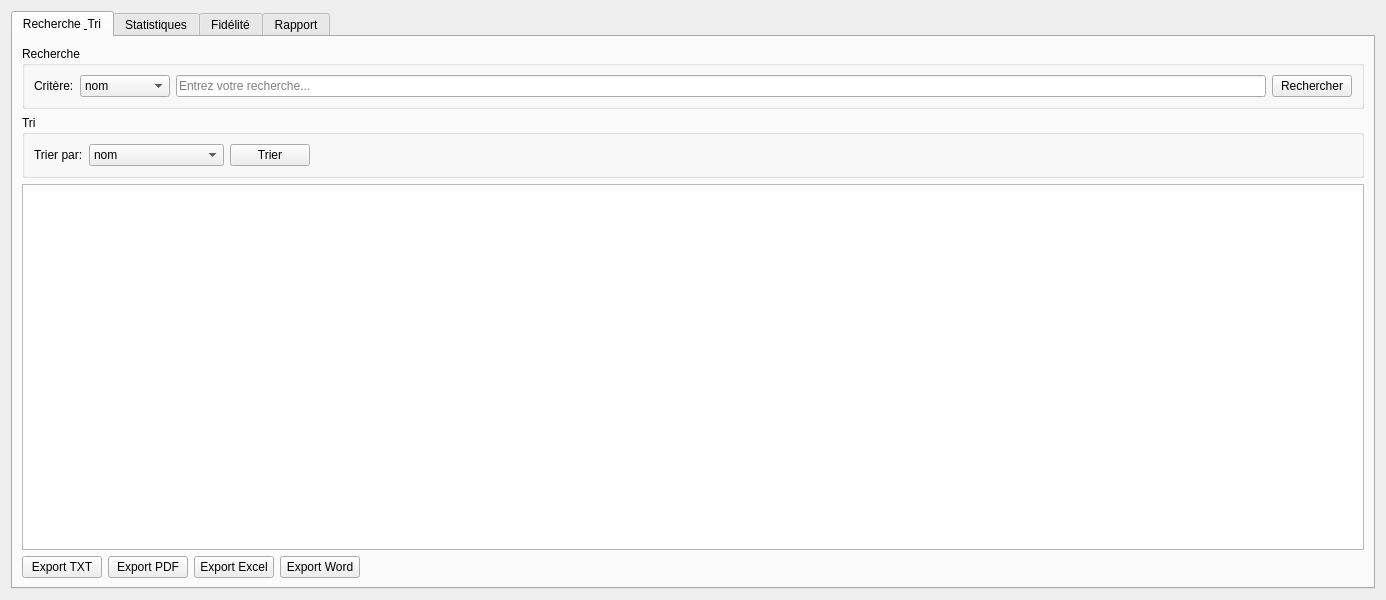
<?xml version="1.0" encoding="UTF-8"?>
<ui version="4.0">
 <class>MetiersWidget</class>
 <widget class="QWidget" name="MetiersWidget">
  <property name="geometry">
   <rect>
    <x>0</x>
    <y>0</y>
    <width>1200</width>
    <height>600</height>
   </rect>
  </property>
  <property name="windowTitle">
   <string>Métiers</string>
  </property>
  <layout class="QVBoxLayout" name="verticalLayout">
   <item>
    <widget class="QTabWidget" name="tabWidget_metiers">
     <property name="currentIndex">
      <number>0</number>
     </property>
     <widget class="QWidget" name="tab_recherche">
      <attribute name="title">
       <string>Recherche &amp; Tri</string>
      </attribute>
      <layout class="QVBoxLayout" name="verticalLayout_2">
       <item>
        <widget class="QGroupBox" name="groupBox_recherche">
         <property name="title">
          <string>Recherche</string>
         </property>
         <layout class="QHBoxLayout" name="horizontalLayout">
          <item>
           <widget class="QLabel" name="label_critere">
            <property name="text">
             <string>Critère:</string>
            </property>
           </widget>
          </item>
          <item>
           <widget class="QComboBox" name="comboBox_critere">
            <item>
             <property name="text">
              <string>nom</string>
             </property>
            </item>
            <item>
             <property name="text">
              <string>prenom</string>
             </property>
            </item>
            <item>
             <property name="text">
              <string>telephone</string>
             </property>
            </item>
            <item>
             <property name="text">
              <string>email</string>
             </property>
            </item>
            <item>
             <property name="text">
              <string>type_client</string>
             </property>
            </item>
           </widget>
          </item>
          <item>
           <widget class="QLineEdit" name="lineEdit_recherche">
            <property name="placeholderText">
             <string>Entrez votre recherche...</string>
            </property>
           </widget>
          </item>
          <item>
           <widget class="QPushButton" name="pushButton_rechercher">
            <property name="text">
             <string>Rechercher</string>
            </property>
           </widget>
          </item>
         </layout>
        </widget>
       </item>
       <item>
        <widget class="QGroupBox" name="groupBox_tri">
         <property name="title">
          <string>Tri</string>
         </property>
         <layout class="QHBoxLayout" name="horizontalLayout_2">
          <item>
           <widget class="QLabel" name="label_tri">
            <property name="text">
             <string>Trier par:</string>
            </property>
           </widget>
          </item>
          <item>
           <widget class="QComboBox" name="comboBox_tri">
            <item>
             <property name="text">
              <string>nom</string>
             </property>
            </item>
            <item>
             <property name="text">
              <string>prenom</string>
             </property>
            </item>
            <item>
             <property name="text">
              <string>type_client</string>
             </property>
            </item>
            <item>
             <property name="text">
              <string>total_olives_livrees</string>
             </property>
            </item>
            <item>
             <property name="text">
              <string>date_creation</string>
             </property>
            </item>
           </widget>
          </item>
          <item>
           <widget class="QPushButton" name="pushButton_trier">
            <property name="text">
             <string>Trier</string>
            </property>
           </widget>
          </item>
          <item>
           <spacer name="horizontalSpacer">
            <property name="orientation">
             <enum>Qt::Horizontal</enum>
            </property>
            <property name="sizeHint" stdset="0">
             <size>
              <width>40</width>
              <height>20</height>
             </size>
            </property>
           </spacer>
          </item>
         </layout>
        </widget>
       </item>
       <item>
        <widget class="QTableWidget" name="tableView_resultats"/>
       </item>
       <item>
        <layout class="QHBoxLayout" name="horizontalLayout_3">
         <item>
          <widget class="QPushButton" name="pushButton_txt">
           <property name="text">
            <string>Export TXT</string>
           </property>
          </widget>
         </item>
         <item>
          <widget class="QPushButton" name="pushButton_pdf">
           <property name="text">
            <string>Export PDF</string>
           </property>
          </widget>
         </item>
         <item>
          <widget class="QPushButton" name="pushButton_excel">
           <property name="text">
            <string>Export Excel</string>
           </property>
          </widget>
         </item>
         <item>
          <widget class="QPushButton" name="pushButton_word">
           <property name="text">
            <string>Export Word</string>
           </property>
          </widget>
         </item>
         <item>
          <spacer name="horizontalSpacer_2">
           <property name="orientation">
            <enum>Qt::Horizontal</enum>
           </property>
           <property name="sizeHint" stdset="0">
            <size>
             <width>40</width>
             <height>20</height>
            </size>
           </property>
          </spacer>
         </item>
        </layout>
       </item>
      </layout>
     </widget>
     <widget class="QWidget" name="tab_statistiques">
      <attribute name="title">
       <string>Statistiques</string>
      </attribute>
      <layout class="QHBoxLayout" name="horizontalLayout_statsSplit">
      <item>
       <widget class="QFrame" name="frame_statsLeft">
         <property name="styleSheet">
          <string notr="true">QFrame#frame_statsLeft{border-right:1px solid #d0d0d0;background:#ffffff;}</string>
         </property>
         <layout class="QVBoxLayout" name="verticalLayout_statsLeft">
          <property name="leftMargin">
           <number>20</number>
          </property>
          <property name="topMargin">
           <number>20</number>
          </property>
          <property name="rightMargin">
           <number>20</number>
          </property>
          <property name="bottomMargin">
           <number>20</number>
          </property>
          <item>
           <widget class="QLabel" name="label_statsTitle">
            <property name="text">
             <string>STATISTIQUES CLIENTS</string>
            </property>
            <property name="styleSheet">
             <string notr="true">font-weight:700;font-size:16px;</string>
            </property>
           </widget>
          </item>
          <item>
           <widget class="QPushButton" name="pushButton_stat">
            <property name="text">
             <string>Générer les Statistiques</string>
            </property>
           </widget>
          </item>
          <item>
           <widget class="QGroupBox" name="groupBox_graphique">
            <property name="title">
             <string>Configuration Graphique</string>
            </property>
            <layout class="QHBoxLayout" name="horizontalLayout_graphique">
             <item>
              <widget class="QLabel" name="label_chartType">
               <property name="text">
                <string>Type de graphique:</string>
               </property>
              </widget>
             </item>
             <item>
              <widget class="QComboBox" name="comboBox_chartType">
               <item>
                <property name="text">
                 <string>Camembert</string>
                </property>
               </item>
               <item>
                <property name="text">
                 <string>Barres (horizontales)</string>
                </property>
               </item>
              </widget>
             </item>
             <item>
              <widget class="QLabel" name="label_statData">
               <property name="text">
                <string>Données:</string>
               </property>
              </widget>
             </item>
             <item>
              <widget class="QComboBox" name="comboBox_statData">
               <item>
                <property name="text">
                 <string>Type client</string>
                </property>
               </item>
               <item>
                <property name="text">
                 <string>Total olives (Standard/Moyen/Important)</string>
                </property>
               </item>
               <item>
                <property name="text">
                 <string>Date création (par mois)</string>
                </property>
               </item>
              </widget>
             </item>
             <item>
              <spacer name="horizontalSpacer_stats">
               <property name="orientation">
                <enum>Qt::Horizontal</enum>
               </property>
               <property name="sizeHint" stdset="0">
                <size>
                 <width>40</width>
                 <height>20</height>
                </size>
               </property>
              </spacer>
             </item>
            </layout>
           </widget>
          </item>
          <item>
           <widget class="QWidget" name="statsChartContainer">
            <property name="minimumSize">
             <size>
              <width>0</width>
              <height>220</height>
             </size>
            </property>
            <layout class="QVBoxLayout" name="statsChartLayout">
             <property name="leftMargin">
              <number>0</number>
             </property>
             <property name="topMargin">
              <number>0</number>
             </property>
             <property name="rightMargin">
              <number>0</number>
             </property>
             <property name="bottomMargin">
              <number>0</number>
             </property>
            </layout>
           </widget>
          </item>
          <item>
           <widget class="QTextEdit" name="textEdit_stats">
            <property name="readOnly">
             <bool>true</bool>
            </property>
           </widget>
          </item>
         </layout>
        </widget>
       </item>
      <item>
       <widget class="QFrame" name="frame_statsRight">
         <property name="styleSheet">
          <string notr="true">QFrame#frame_statsRight{background:#ffffff;}</string>
         </property>
         <layout class="QVBoxLayout" name="verticalLayout_statsRight">
          <property name="leftMargin">
           <number>20</number>
          </property>
          <property name="topMargin">
           <number>20</number>
          </property>
          <property name="rightMargin">
           <number>20</number>
          </property>
          <property name="bottomMargin">
           <number>20</number>
          </property>
          <item>
           <widget class="QFrame" name="frame_metiersStrategiques">
            <property name="styleSheet">
             <string notr="true">QFrame#frame_metiersStrategiques{border:2px solid #1B4332;background:#ffffff;border-radius:10px;padding:15px;}</string>
            </property>
            <layout class="QVBoxLayout" name="verticalLayout_metiersStrategiques">
             <item>
              <widget class="QLabel" name="label_metiersStrategiques">
               <property name="text">
                <string>MES 2 MÉTIERS STRATÉGIQUES</string>
               </property>
               <property name="alignment">
                <set>Qt::AlignCenter</set>
               </property>
               <property name="styleSheet">
                <string notr="true">background:#1B4332;color:#ffffff;font-weight:700;padding:6px;border-radius:6px;</string>
               </property>
              </widget>
             </item>
             <item>
              <layout class="QHBoxLayout" name="horizontalLayout_metiersStrategiques">
               <item>
                <widget class="QFrame" name="frame_metiersA">
                 <property name="styleSheet">
                  <string notr="true">QFrame#frame_metiersA{background:#F5F5F5;border-radius:8px;padding:10px;}</string>
                 </property>
                 <layout class="QVBoxLayout" name="verticalLayout_metiersA">
                  <item>
                   <widget class="QLabel" name="label_metiersA">
                    <property name="text">
                     <string>PARTIE A : COMMERCIAL PILOTE AUTOMATIQUE</string>
                    </property>
                    <property name="styleSheet">
                     <string notr="true">font-weight:700;color:#000000;</string>
                    </property>
                   </widget>
                  </item>
                  <item>
                   <widget class="QTextEdit" name="textEdit_metiersA">
                    <property name="readOnly">
                     <bool>true</bool>
                    </property>
                    <property name="styleSheet">
                     <string notr="true">background:transparent;border:none;</string>
                    </property>
                   </widget>
                  </item>
                 </layout>
                </widget>
               </item>
               <item>
                <widget class="QFrame" name="frame_metiersB">
                 <property name="styleSheet">
                  <string notr="true">QFrame#frame_metiersB{background:#ffffff;border:1px solid #e0e0e0;border-radius:8px;padding:10px;}</string>
                 </property>
                 <layout class="QVBoxLayout" name="verticalLayout_metiersB">
                  <item>
                   <widget class="QLabel" name="label_metiersB">
                    <property name="text">
                     <string>PARTIE B : TABLEAU DE BORD DÉCIDEUR</string>
                    </property>
                    <property name="styleSheet">
                     <string notr="true">font-weight:700;color:#000000;</string>
                    </property>
                   </widget>
                  </item>
                  <item>
                   <widget class="QTextEdit" name="textEdit_metiersB">
                    <property name="readOnly">
                     <bool>true</bool>
                    </property>
                    <property name="styleSheet">
                     <string notr="true">background:transparent;border:none;</string>
                    </property>
                   </widget>
                  </item>
                 </layout>
                </widget>
               </item>
              </layout>
             </item>
            </layout>
           </widget>
          </item>
          <item>
           <widget class="QFrame" name="frame_insights">
            <property name="styleSheet">
             <string notr="true">QFrame#frame_insights{border:1px solid #e0e0e0;border-radius:10px;background:#ffffff;padding:10px;}</string>
            </property>
            <layout class="QVBoxLayout" name="verticalLayout_insights">
             <item>
              <widget class="QLabel" name="label_insightsTitle">
               <property name="text">
                <string>RADAR EXPRESS</string>
               </property>
               <property name="styleSheet">
                <string notr="true">font-weight:700;color:#1B4332;</string>
               </property>
              </widget>
             </item>
             <item>
              <widget class="QTextEdit" name="textEdit_insights">
               <property name="readOnly">
                <bool>true</bool>
               </property>
               <property name="styleSheet">
                <string notr="true">background:transparent;border:none;</string>
               </property>
              </widget>
             </item>
            </layout>
           </widget>
          </item>
          <item>
           <spacer name="verticalSpacer_metiers">
            <property name="orientation">
             <enum>Qt::Vertical</enum>
            </property>
            <property name="sizeHint" stdset="0">
             <size>
              <width>20</width>
              <height>40</height>
             </size>
            </property>
           </spacer>
          </item>
         </layout>
        </widget>
       </item>
      </layout>
     </widget>
     <widget class="QWidget" name="tab_fidelite">
      <attribute name="title">
       <string>Fidélité</string>
      </attribute>
      <layout class="QVBoxLayout" name="verticalLayout_4">
       <item>
        <widget class="QLabel" name="label_fidelite">
         <property name="text">
          <string>Double-cliquez sur un client pour voir ses détails de fidélité</string>
         </property>
        </widget>
       </item>
         <item>
          <widget class="QGroupBox" name="groupBox_fideliteResume">
           <property name="title">
            <string>Résumé Fidélité</string>
           </property>
           <layout class="QHBoxLayout" name="horizontalLayout_fideliteCards">
            <item>
             <widget class="QFrame" name="cardBronze">
              <property name="styleSheet">
            <string notr="true">QFrame#cardBronze{background:#fff6ec;border:1px solid #CD7F32;border-radius:10px;} QLabel{color:#5c3b1b;}</string>
              </property>
              <layout class="QVBoxLayout" name="verticalLayout_cardBronze">
            <item>
             <widget class="QLabel" name="labelBronzeTitle">
              <property name="text">
               <string>Bronze</string>
              </property>
              <property name="alignment">
               <set>Qt::AlignCenter</set>
              </property>
             </widget>
            </item>
            <item>
             <widget class="QLabel" name="lblFidBronzeCount">
              <property name="text">
               <string>0</string>
              </property>
              <property name="alignment">
               <set>Qt::AlignCenter</set>
              </property>
              <property name="styleSheet">
               <string notr="true">font-size:18px;font-weight:700;</string>
              </property>
             </widget>
            </item>
              </layout>
             </widget>
            </item>
            <item>
             <widget class="QFrame" name="cardSilver">
              <property name="styleSheet">
            <string notr="true">QFrame#cardSilver{background:#f2f2f2;border:1px solid #C0C0C0;border-radius:10px;} QLabel{color:#3a3a3a;}</string>
              </property>
              <layout class="QVBoxLayout" name="verticalLayout_cardSilver">
            <item>
             <widget class="QLabel" name="labelSilverTitle">
              <property name="text">
               <string>Silver</string>
              </property>
              <property name="alignment">
               <set>Qt::AlignCenter</set>
              </property>
             </widget>
            </item>
            <item>
             <widget class="QLabel" name="lblFidSilverCount">
              <property name="text">
               <string>0</string>
              </property>
              <property name="alignment">
               <set>Qt::AlignCenter</set>
              </property>
              <property name="styleSheet">
               <string notr="true">font-size:18px;font-weight:700;</string>
              </property>
             </widget>
            </item>
              </layout>
             </widget>
            </item>
            <item>
             <widget class="QFrame" name="cardGold">
              <property name="styleSheet">
            <string notr="true">QFrame#cardGold{background:#fff7d6;border:1px solid #D4AF37;border-radius:10px;} QLabel{color:#5c4a1a;}</string>
              </property>
              <layout class="QVBoxLayout" name="verticalLayout_cardGold">
            <item>
             <widget class="QLabel" name="labelGoldTitle">
              <property name="text">
               <string>Gold</string>
              </property>
              <property name="alignment">
               <set>Qt::AlignCenter</set>
              </property>
             </widget>
            </item>
            <item>
             <widget class="QLabel" name="lblFidGoldCount">
              <property name="text">
               <string>0</string>
              </property>
              <property name="alignment">
               <set>Qt::AlignCenter</set>
              </property>
              <property name="styleSheet">
               <string notr="true">font-size:18px;font-weight:700;</string>
              </property>
             </widget>
            </item>
              </layout>
             </widget>
            </item>
            <item>
             <widget class="QFrame" name="cardPremium">
              <property name="styleSheet">
            <string notr="true">QFrame#cardPremium{background:#eef8f2;border:1px solid #1B4332;border-radius:10px;} QLabel{color:#1B4332;}</string>
              </property>
              <layout class="QVBoxLayout" name="verticalLayout_cardPremium">
            <item>
             <widget class="QLabel" name="labelPremiumTitle">
              <property name="text">
               <string>Premium</string>
              </property>
              <property name="alignment">
               <set>Qt::AlignCenter</set>
              </property>
             </widget>
            </item>
            <item>
             <widget class="QLabel" name="lblFidPremiumCount">
              <property name="text">
               <string>0</string>
              </property>
              <property name="alignment">
               <set>Qt::AlignCenter</set>
              </property>
              <property name="styleSheet">
               <string notr="true">font-size:18px;font-weight:700;</string>
              </property>
             </widget>
            </item>
              </layout>
             </widget>
            </item>
           </layout>
          </widget>
         </item>
         <item>
          <widget class="QSplitter" name="splitterFidelite">
           <property name="orientation">
            <enum>Qt::Horizontal</enum>
           </property>
           <property name="childrenCollapsible">
            <bool>false</bool>
           </property>
           <widget class="QWidget" name="fideliteChartContainer">
            <property name="minimumSize">
             <size>
              <width>280</width>
              <height>220</height>
             </size>
            </property>
            <layout class="QVBoxLayout" name="fideliteChartLayout">
             <property name="leftMargin">
              <number>0</number>
             </property>
             <property name="topMargin">
              <number>0</number>
             </property>
             <property name="rightMargin">
              <number>0</number>
             </property>
             <property name="bottomMargin">
              <number>0</number>
             </property>
            </layout>
           </widget>
           <widget class="QTableWidget" name="tableView_fidelite"/>
          </widget>
         </item>
      </layout>
     </widget>
     <widget class="QWidget" name="tab_rapport">
      <attribute name="title">
       <string>Rapport</string>
      </attribute>
      <layout class="QHBoxLayout" name="horizontalLayout_rapportSplit">
       <item>
        <widget class="QFrame" name="frame_rapportLeft">
         <property name="styleSheet">
          <string notr="true">QFrame#frame_rapportLeft{border-right:1px solid #d0d0d0;background:#ffffff;}</string>
         </property>
         <layout class="QVBoxLayout" name="verticalLayout_rapportLeft">
          <property name="leftMargin">
           <number>20</number>
          </property>
          <property name="topMargin">
           <number>20</number>
          </property>
          <property name="rightMargin">
           <number>20</number>
          </property>
          <property name="bottomMargin">
           <number>20</number>
          </property>
          <item>
           <layout class="QHBoxLayout" name="horizontalLayout_rapportSelect">
            <item>
             <widget class="QLabel" name="label_rapportSelect">
              <property name="text">
               <string>Client:</string>
              </property>
             </widget>
            </item>
            <item>
             <widget class="QComboBox" name="comboBox_rapportClient">
              <property name="minimumSize">
               <size>
                <width>220</width>
                <height>0</height>
               </size>
              </property>
             </widget>
            </item>
            <item>
             <spacer name="horizontalSpacer_rapportSelect">
              <property name="orientation">
               <enum>Qt::Horizontal</enum>
              </property>
              <property name="sizeHint" stdset="0">
               <size>
                <width>40</width>
                <height>20</height>
               </size>
              </property>
             </spacer>
            </item>
           </layout>
          </item>
          <item>
           <layout class="QHBoxLayout" name="horizontalLayout_4">
            <item>
             <widget class="QPushButton" name="pushButton_rapport">
              <property name="text">
               <string>Générer Rapport</string>
              </property>
             </widget>
            </item>
            <item>
             <widget class="QPushButton" name="pushButton_exportRapport">
              <property name="text">
               <string>Exporter Rapport</string>
              </property>
             </widget>
            </item>
            <item>
             <spacer name="horizontalSpacer_3">
              <property name="orientation">
               <enum>Qt::Horizontal</enum>
              </property>
              <property name="sizeHint" stdset="0">
               <size>
                <width>40</width>
                <height>20</height>
               </size>
              </property>
             </spacer>
            </item>
           </layout>
          </item>
          <item>
           <widget class="QTextEdit" name="textEdit_rapport">
            <property name="readOnly">
             <bool>true</bool>
            </property>
           </widget>
          </item>
         </layout>
        </widget>
       </item>
       <item>
        <widget class="QFrame" name="frame_rapportRight">
         <property name="styleSheet">
          <string notr="true">QFrame#frame_rapportRight{background:#ffffff;}</string>
         </property>
         <layout class="QVBoxLayout" name="verticalLayout_rapportRight">
          <property name="leftMargin">
           <number>20</number>
          </property>
          <property name="topMargin">
           <number>20</number>
          </property>
          <property name="rightMargin">
           <number>20</number>
          </property>
          <property name="bottomMargin">
           <number>20</number>
          </property>
          <item>
           <widget class="QFrame" name="frame_rapportIdea">
            <property name="styleSheet">
             <string notr="true">QFrame#frame_rapportIdea{border:2px solid #1B4332;border-radius:10px;background:#ffffff;padding:12px;}</string>
            </property>
            <layout class="QVBoxLayout" name="verticalLayout_rapportIdea">
             <item>
              <widget class="QLabel" name="label_rapportIdeaTitle">
               <property name="text">
                <string>ASSISTANT DÉCISIONNEL</string>
               </property>
               <property name="alignment">
                <set>Qt::AlignCenter</set>
               </property>
               <property name="styleSheet">
                <string notr="true">background:#1B4332;color:#ffffff;font-weight:700;padding:6px;border-radius:6px;</string>
               </property>
              </widget>
             </item>
             <item>
              <widget class="QTextEdit" name="textEdit_rapportIdea">
               <property name="readOnly">
                <bool>true</bool>
               </property>
               <property name="styleSheet">
                <string notr="true">background:transparent;border:none;</string>
               </property>
              </widget>
             </item>
              <item>
               <widget class="QPushButton" name="pushButton_exportIdea">
                <property name="text">
                 <string>Exporter l'idée</string>
                </property>
               </widget>
              </item>
            </layout>
           </widget>
          </item>
          <item>
           <spacer name="verticalSpacer_rapport">
            <property name="orientation">
             <enum>Qt::Vertical</enum>
            </property>
            <property name="sizeHint" stdset="0">
             <size>
              <width>20</width>
              <height>40</height>
             </size>
            </property>
           </spacer>
          </item>
         </layout>
        </widget>
       </item>
      </layout>
     </widget>
    </widget>
   </item>
  </layout>
 </widget>
 <resources/>
 <connections/>
</ui>
